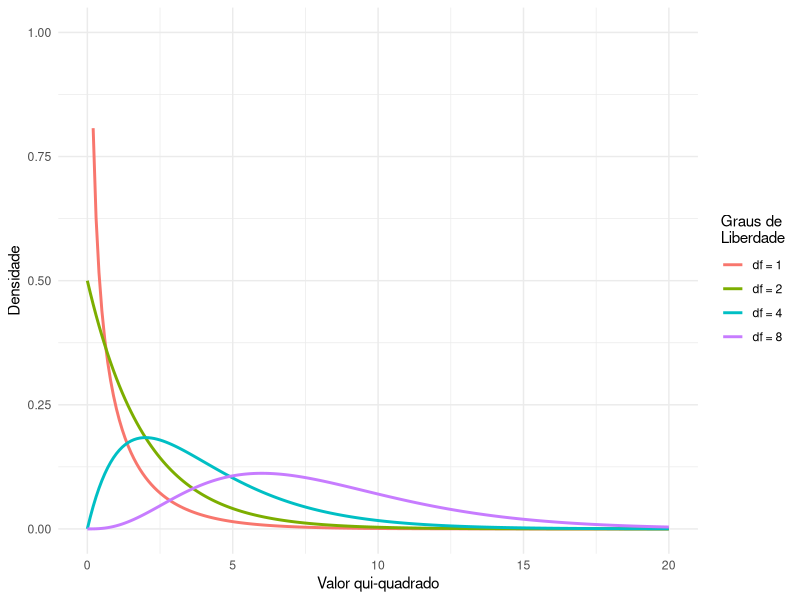

Source code (R):
## ---- chunk 1
#| label: tbl-candy-obs
#| tbl-cap: "Contagens observadas de balas"

# Dados das balas
candy_data <- data.frame(
  tipo_bala = c("Chocolate", "Alcaçuz", "Chiclete"),
  contagem  = c(30, 33, 37)
)

library(knitr)
kable(candy_data, col.names = c("Tipo de Bala", "Contagem"))
## ---- chunk 2
#| label: tbl-candy-chi2
#| tbl-cap: "Contagens observadas, expectativas sob a hipótese nula e diferenças ao quadrado nos dados das balas"

# Cálculo do qui-quadrado
n_total <- sum(candy_data$contagem)
expectativa_nula <- n_total / 3

candy_analysis <- candy_data |>
  dplyr::mutate(
    expectativa_nula = expectativa_nula,
    diferenca        = contagem - expectativa_nula,
    diferenca_quadrada = diferenca^2,
    x2 = diferenca_quadrada / expectativa_nula
  )

kable(candy_analysis, 
      col.names = c("Tipo de Bala", "Contagem", "Expectativa Nula",
                    "Diferença", "Diferença²", "X²"),
      digits = 2)

# Estatística qui-quadrado
chi2_stat <- sum(candy_analysis$x2)
cat("\n")
cat("\n  X² Total = ", chi2_stat)
## ---- chunk 3
#| label: fig-chi2-dist
#| fig-cap: "Exemplos da distribuição qui-quadrado para vários graus de liberdade"

library(ggplot2)
library(tidyverse)

# Criar dados para várias distribuições qui-quadrado
x <- seq(0, 20, by = 0.1)
df_values <- c(1, 2, 4, 8)

chi2_data <- expand.grid(x = x, df = df_values) |>
  mutate(densidade = dchisq(x, df),
         df = factor(df, labels = paste("df =", df_values)))

ggplot(chi2_data, aes(x = x, y = densidade, color = df)) +
  geom_line(linewidth = 1) +
  labs(x = "Valor qui-quadrado", 
       y = "Densidade",
       color = "Graus de\nLiberdade") +
  scale_y_continuous(
    limits = c(0, 1),
  ) +
  theme_minimal()
## ---- chunk 4
# Teste qui-quadrado para as balas
gl <- length(candy_data$tipo_bala) - 1
p_valor <- pchisq(chi2_stat, df = gl, lower.tail = FALSE)

cat("Estatística qui-quadrado:", round(chi2_stat, 2), "\n")
cat("Graus de liberdade:", gl, "\n")
cat("Valor-p:", round(p_valor, 3), "\n")

# Usando a função chisq.test
teste_chi2 <- chisq.test(candy_data$contagem)
print(teste_chi2)
## ---- chunk 5
#| label: tbl-police-search
#| tbl-cap: "Tabela de contingência para dados de revista policial"
#| warning: false

# Simulando dados de revista policial (baseado no exemplo)
police_data <- data.frame(
  revistado = c(rep("NÃO", 36244), rep("SIM", 1219),
                rep("NÃO", 239241), rep("SIM", 3108)),
  raca = c(rep("Negro", 36244), rep("Negro", 1219),
           rep("Branco", 239241), rep("Branco", 3108))
)

# Criar tabela de contingência
tabela_policia <- table(police_data$revistado, police_data$raca)

# Mostrar contagens absolutas e relativas
kable(tabela_policia, caption = "Contagens absolutas")

# Proporções
prop_tabela <- prop.table(tabela_policia)
kable(round(prop_tabela, 4), caption = "Proporções relativas")
## ---- chunk 6
# Teste qui-quadrado para dados policiais
teste_policia <- chisq.test(tabela_policia, correct = FALSE)
print(teste_policia)

cat("\n")
cat("Estatística qui-quadrado:", round(teste_policia$statistic, 1), "\n")
cat("Graus de liberdade:", teste_policia$parameter, "\n")
cat("Valor-p:", format(teste_policia$p.value, scientific = TRUE), "\n")
## ---- chunk 7
#| label: tbl-std-residuals
#| tbl-cap: "Resumo dos resíduos padronizados para dados de revista policial"

# Calcular resíduos padronizados de Pearson
residuos_pad <- teste_policia$residuals

# Converter para data frame para visualização
residuos_df <- as.data.frame(as.table(residuos_pad))
names(residuos_df) <- c("Revistado", "Raça", "Resíduo_Padronizado")

kable(residuos_df, digits = 1)
## ---- chunk 8
# Calcular razão de chances (odds ratio)
odds_negro <- tabela_policia["SIM", "Negro"] / tabela_policia["NÃO", "Negro"]
odds_branco <- tabela_policia["SIM", "Branco"] / tabela_policia["NÃO", "Branco"]
odds_ratio <- odds_negro / odds_branco

cat("Odds de revista (Negro):", round(odds_negro, 3), "\n")
cat("Odds de revista (Branco):", round(odds_branco, 3), "\n")
cat("Odds Ratio:", round(odds_ratio, 2), "\n")
## ---- chunk 9
#| warning: false
#| message: false

# Calcular fator de Bayes (requer pacote BayesFactor)
if(require(BayesFactor)) {
  bf_policia <- contingencyTableBF(tabela_policia, sampleType = "indepMulti", fixedMargin = "rows")
  print(bf_policia)
} else {
  cat("Pacote BayesFactor não instalado.\n")
  cat("O fator de Bayes é extremamente grande (> 10^100),\n")
  cat("indicando evidência muito forte a favor da hipótese alternativa.\n")
}
## ---- chunk 10
#| label: tbl-nhanes-depression
#| tbl-cap: "Relação entre depressão e problemas de sono no conjunto de dados NHANES"
#| warning: false

# Simulando dados NHANES (baseado no exemplo)
nhanes_data <- data.frame(
  Deprimido = c(rep("Nenhum", 2614), rep("Vários", 418), rep("Maioria", 138),
                rep("Nenhum", 676), rep("Vários", 249), rep("Maioria", 145)),
  ProblemasSono = c(rep("Não", 2614), rep("Não", 418), rep("Não", 138),
                    rep("Sim", 676), rep("Sim", 249), rep("Sim", 145))
)

# Criar tabela de contingência
tabela_nhanes <- table(nhanes_data$Deprimido, nhanes_data$ProblemasSono)
kable(tabela_nhanes)

# Teste qui-quadrado
teste_nhanes <- chisq.test(tabela_nhanes)
print(teste_nhanes)
## ---- chunk 11
#| warning: false
#| message: false

# Fator de Bayes para dados NHANES
if(require(BayesFactor)) {
  bf_nhanes <- contingencyTableBF(tabela_nhanes, sampleType = "jointMulti")
  print(bf_nhanes)
} else {
  cat("Pacote BayesFactor não instalado.\n")
  cat("O fator de Bayes é extremamente grande,\n")
  cat("mostrando evidência muito forte de relação entre depressão e problemas de sono.\n")
}
## ---- chunk 12
#| label: tbl-baseball
#| tbl-cap: "Paradoxo de Simpson: Dados de rebatidas de beisebol"

baseball_data <- data.frame(
  Jogador = c("Derek Jeter", "David Justice"),
  `1995` = c("12/48 (.250)", "104/411 (.253)"),
  `1996` = c("183/582 (.314)", "45/140 (.321)"),
  `1997` = c("190/654 (.291)", "163/495 (.329)"),
  Combinado = c("385/1284 (.300)", "312/1046 (.298)")
)

kable(baseball_data, 
      col.names = c("Jogador", "1995", "1996", "1997", "Combinado"))
